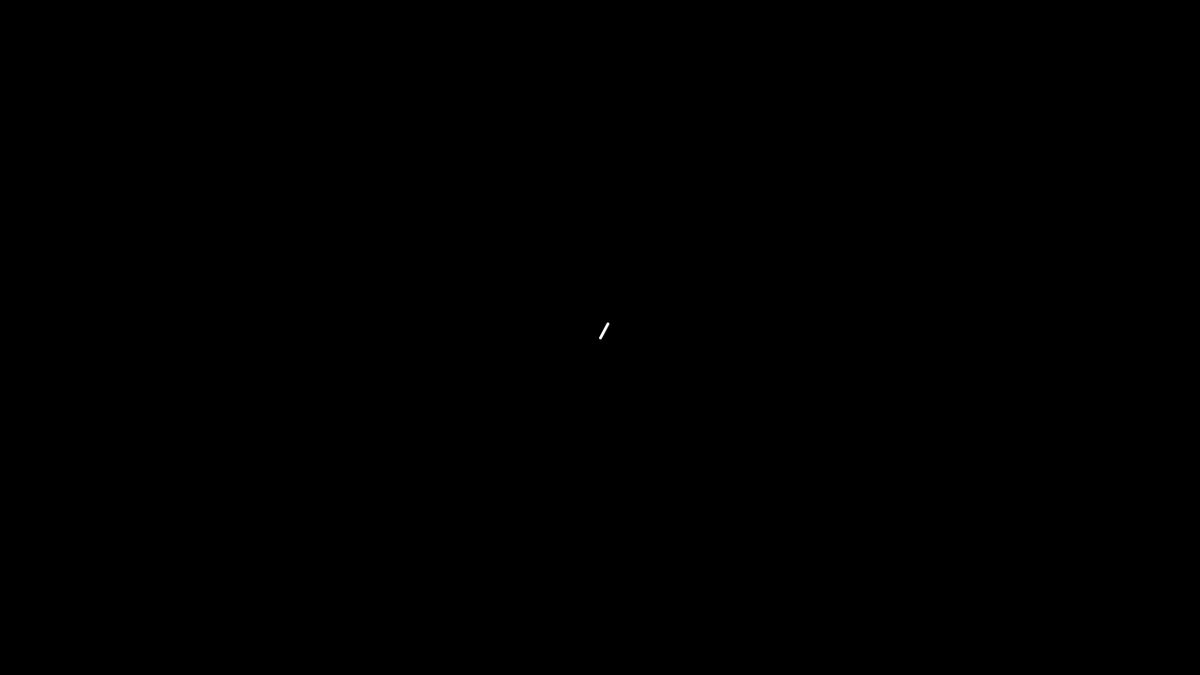
Frame 1 (no input)
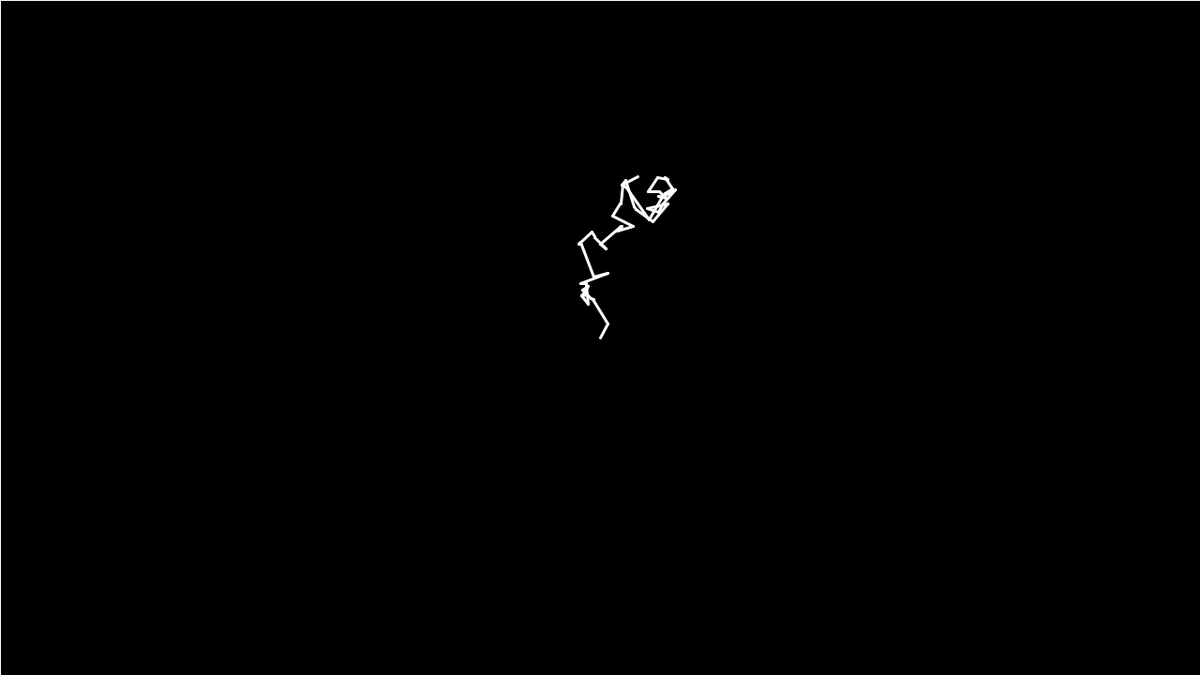
Frame 60 (the mouse pressed at the canvas centre just before this capture)
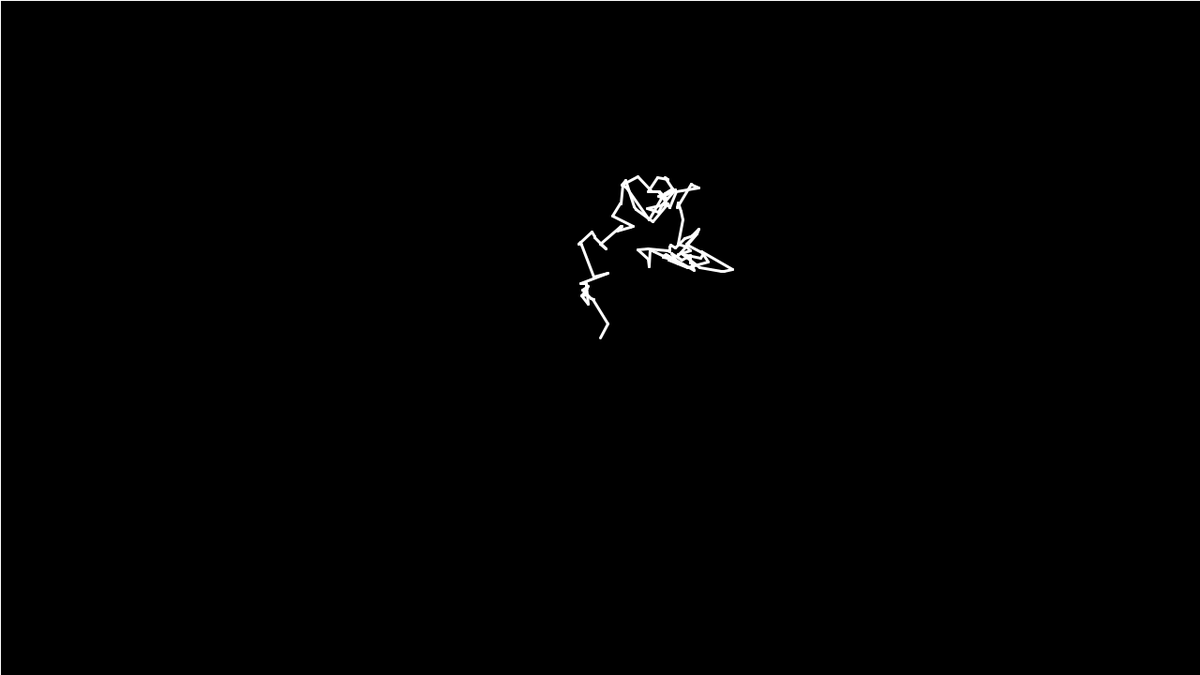
Frame 120 (the mouse held since frame 60 and released just before this capture)

The Processing sketch that drew these frames (run headless with seeded random() and noise(); from frame 60 on, the mouse is pressed at the canvas centre):

// Processing sketch: ex2
// ── ex2.pde
PVector CENTER_SCREEN;
float ALPHA_BACKGROUND=0;
final int MONTECARLO_STEPS=1;

Walker walker;
void setup() {
  size(1280,720);

  walker=new Walker();  // Create a walker object
  background(0);
  CENTER_SCREEN=new PVector(width/2, height/2);  
}

void draw() {
  // Run the walker object
  fill(0, ALPHA_BACKGROUND);
  strokeWeight(0);
  rect(0,0,width, height);
  walker.update();
  walker.draw();  
}

// ── Walker.pde
float SCALE_STEPS[]={0, 50, 10}; 
// use it as SCALE_STEPS[MONTECARLO_STEPS]


class Walker {
  PVector position;
  PVector prevPosition;
  
  Walker() {
    this.position=new PVector(width/2, height/2);
    this.prevPosition=this.position.copy();    
  }
  void draw() {    
    stroke(255);
    strokeWeight(3);
    line(this.prevPosition.x, this.prevPosition.y,
         this.position.x, this.position.y);
  }

  void update() {    
    PVector step;
    step=new PVector(random(-1,1), random(-1,1));
    step.normalize();
    float stepsize=montecarlo();
    step.mult(stepsize*SCALE_STEPS[MONTECARLO_STEPS]);
    this.prevPosition=this.position.copy();   
    this.position.add(step);
    this.position.x=constrain(this.position.x, 0, width);    
    this.position.y=constrain(this.position.y, 0, height);
  }
}

float montecarlo() {
  while (true) {
     float R1, p, R2;
     if(MONTECARLO_STEPS==2){
        R1=random(1);
        p=random(1);
        R2=random(1);
     }
     if(MONTECARLO_STEPS==1){
        float k = 2;
        R1=random(1);
        R2=random(1);
        p=pow((1-R1), k);       
     }
     
     if (R2<p){ return R1;}
  }
}
